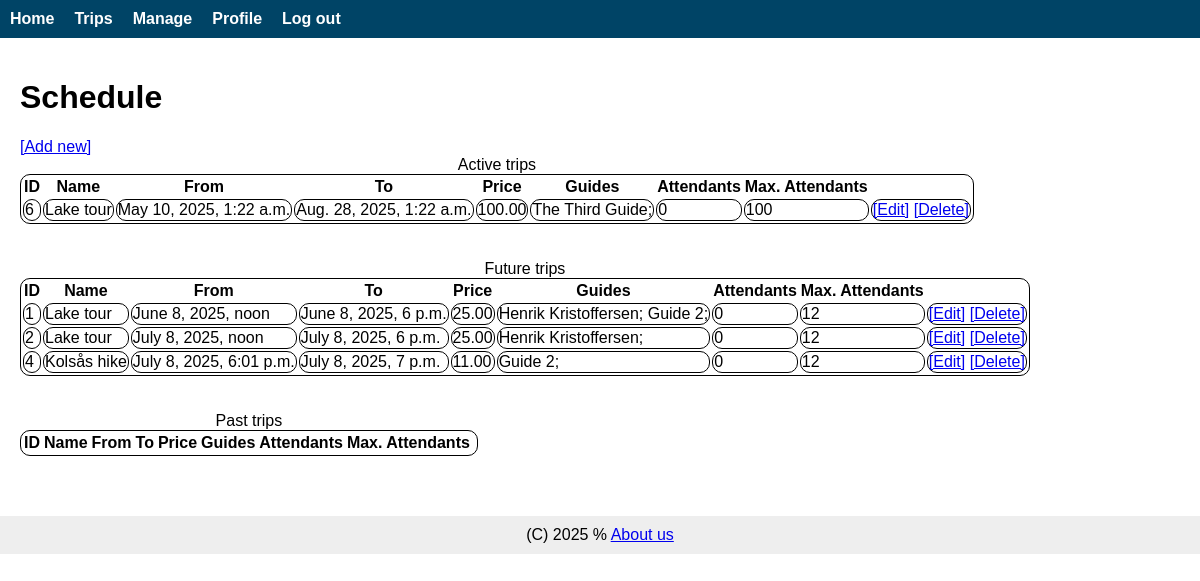
Page /adventures/manage/schedule/ (signed in) on the earlier database version.
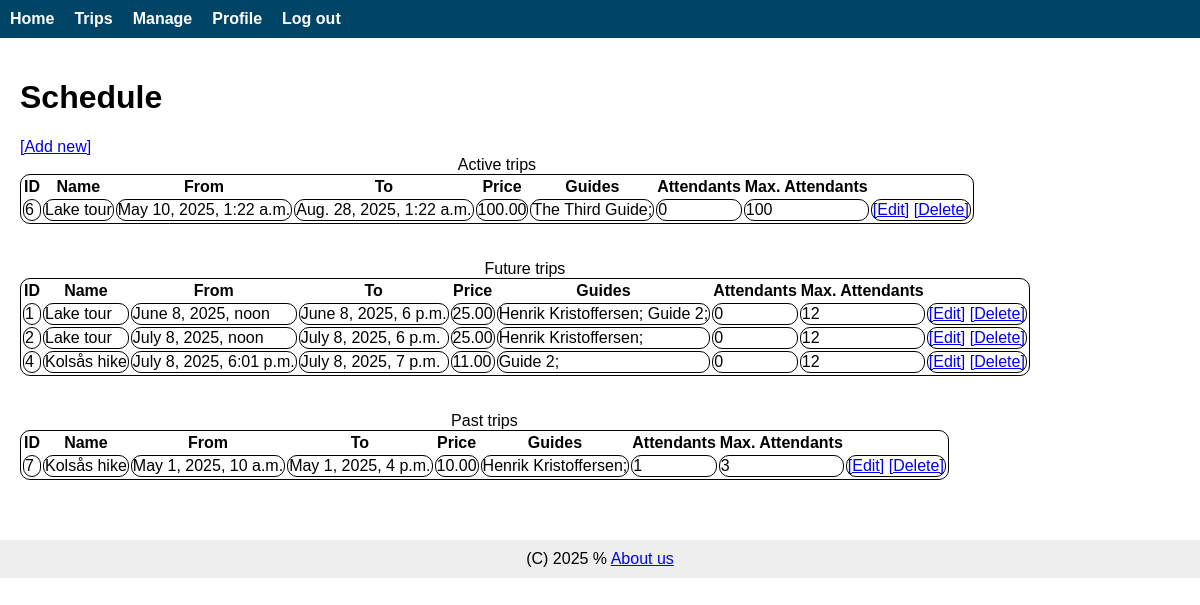
Same page on the later database version.
### AdventureApp/models.py (models this page shows, shortened)
class Schedule(models.Model):
    trip=models.ForeignKey(Trip,on_delete=models.CASCADE)
    start=models.DateTimeField()
    end=models.DateTimeField()
    price=models.DecimalField(max_digits=12,decimal_places=2)
    maxattendants=models.IntegerField()
    attendants=models.ManyToManyField(Customer, blank=True)
    guides=models.ManyToManyField(Guide)
    class Meta:
        constraints=[
            models.CheckConstraint(
                check=models.Q(
                    start__lte=models.F("end")
                ),
                name="starts_earlier_than_finishes"
            )
        ]

class Trip(models.Model):
    title=models.CharField(max_length=255)
    description=models.TextField()
    tags=models.ManyToManyField(Tag)
    difficulty=models.ForeignKey(Difficulty, on_delete=models.RESTRICT)    #Or models.SET_NULL or models.CASCADE

class Guide(models.Model):
    name=models.CharField(max_length=255)
    email=models.EmailField(max_length=255)
    portrait=models.ImageField(upload_to="GuidePics/", blank=True, null=True)
    description=models.TextField()
    phone=models.CharField(
        max_length=32,
        validators=[
            RegexValidator(regex="^\+?1?\d{9,15}$", #https://www.geeksforgeeks.org/properly-store-and-validate-phone-numbers-in-django-models/
                           message="Invalid phone number format!")
        ]
        )
    def __str__(self):
        return(f"{self.name}")

### AdventureApp/views.py (the view)
# urls.py: path("manage/schedule/",views.view_schedule,name="manage_schedule"),
@staff_member_required
def view_schedule(request):
    scheddb=Schedule.objects.all()
    today=datetime.today().date()
    schedpast=scheddb.filter(end__lt=today)
    schedfuture=scheddb.filter(start__gt=today)
    schedactive=scheddb.filter(start__lte=today, end__gte=today)
    return render(request,"Schedule.html",{
        "SchedObjsPast":schedpast,
        "SchedObjsFuture":schedfuture,
        "SchedObjsActive":schedactive,
    })

### AdventureApp/templates/Schedule.html (shortened to what this page needs)
{% extends "BaseTempl.html" %}
{% load static %}
{% block body %}
<h1>Schedule</h1>
<a href="{% url 'man_schedule_add' %}">[Add new]</a>
<table class="admintable" style="border: 1px solid black; border-radius: 10px;">
    <caption>Active trips</caption>
    <tr>
        <th>ID</th>
        <th>Name</th>
        <th>From</th>
        <th>To</th>
        <th>Price</th>
        <th>Guides</th>
        <th>Attendants</th>
        <th>Max. Attendants</th>
        <th></th>
    </tr>
    {% for s in SchedObjsActive %}
    <tr>
        <td>{{s.id}}</td>
        <td>{{s.trip.title}}</td>
        <td>{{s.start}}</td>
        <td>{{s.end}}</td>
        <td>{{s.price}}</td>
        <td>
            {% for g in s.guides.all %}
            {{g}};
            {% endfor %}
        </td>
        <td>{{s.attendants.count}}</td>
        <td>{{s.maxattendants}}</td>
        <td>
            <a href="{% url 'man_schedule_edit' s.id %}">[Edit]</a>
            <a href="{% url 'man_schedule_delete' s.id %}">[Delete]</a>
        </td>
    </tr>
    {% endfor %}
</table>
    <br><br>
<table class="admintable" style="border: 1px solid black; border-radius: 10px;">
    <caption>Future trips</caption>
    <tr>
        <th>ID</th>
        <th>Name</th>
        <th>From</th>
        <th>To</th>
        <th>Price</th>
        <th>Guides</th>
        <th>Attendants</th>
        <th>Max. Attendants</th>
        <th></th>
    </tr>
    {% for s in SchedObjsFuture %}
    <tr>
        <td>{{s.id}}</td>
        <td>{{s.trip.title}}</td>
        <td>{{s.start}}</td>
        <td>{{s.end}}</td>
        <td>{{s.price}}</td>
        <td>
            {% for g in s.guides.all %}
            {{g}};
            {% endfor %}
        </td>
        <td>{{s.attendants.count}}</td>
        <td>{{s.maxattendants}}</td>
        <td>
            <a href="{% url 'man_schedule_edit' s.id %}">[Edit]</a>
            <a href="{% url 'man_schedule_delete' s.id %}">[Delete]</a>
        </td>
    </tr>
    {% endfor %}
</table>
<br><br>
<table class="admintable" style="border: 1px solid black; border-radius: 10px;">
    <caption>Past trips</caption>
    <tr>
        <th>ID</th>
        <th>Name</th>
        <th>From</th>
        <th>To</th>
        <th>Price</th>
        <th>Guides</th>
        <th>Attendants</th>
        <th>Max. Attendants</th>
        <th></th>
    </tr>
    {% for s in SchedObjsPast %}
    <tr>
        <td>{{s.id}}</td>
        <td>{{s.trip.title}}</td>
        <td>{{s.start}}</td>
        <td>{{s.end}}</td>
        <td>{{s.price}}</td>
        <td>
            {% for g in s.guides.all %}
            {{g}};
            {% endfor %}
        </td>
        <td>{{s.attendants.count}}</td>
        <td>{{s.maxattendants}}</td>
        <td>
            <a href="{% url 'man_schedule_edit' s.id %}">[Edit]</a>
            <a href="{% url 'man_schedule_delete' s.id %}">[Delete]</a>
        </td>
    </tr>
    {% endfor %}
</table>
{% endblock body %}

### AdventureApp/templates/BaseTempl.html (shortened to what this page needs)
<!DOCTYPE html>
<html lang="en">
<head>
    {% load static %}
    <link rel="stylesheet" href="{% static 'style.css' %}">
</head>
<body>
    <nav>
        <ul class="navbar">
            <li><a href="{% url 'main_page' %}">Home</a></li>
            <li><a href="{% url 'view_all_trips' %}">Trips</a></li>
            {% if request.user.is_staff %}
            <li><a href="{% url 'managing_panel' %}">Manage</a></li>
            {% endif %}
            {% if request.user.is_authenticated %}
            <li><a href="{% url 'profile' %}">Profile</a></li>
            <li><a href="{% url 'logout' %}">Log out</a></li>
            {% else %}
            <li><a href="{% url 'login' %}">Log in</a></li>
            <li><a href="{% url 'registration' %}">Sign up</a></li>
            {% endif %}
        </ul>
    </nav>
    <div class="content">
        {% block body %}{% endblock body %}
    </div>
    <footer>(C) 2025 %  <a href="{% url 'about' %}">About us</a></footer>
</body>
</html>

### AdventureApp/static/style.css (style rules this page uses)
body { font-family: Arial, sans-serif; margin: 0; padding: 0; }
nav { background-color: #004466; padding: 10px; }
.navbar { list-style: none; display: flex; gap: 20px; margin: 0; padding: 0; }
.navbar li { display: inline; }
.navbar a { color: white; text-decoration: none; font-weight: bold; }
.content { padding: 20px; }
footer { background-color: #eee; padding: 10px; text-align: center; margin-top: 40px; }
.admintable tr td { border: 1px solid black; border-radius: 10px; }

Differences in the rows shown:
added Schedule: id "7", trip "Kolsås hike", start "May 1, 2025, 10 a.m.", end "May 1, 2025, 4 p.m.", price "10.00", attendants.count "1", maxattendants "3", Guide (name "Henrik Kristoffersen"), shown under "Past trips"
